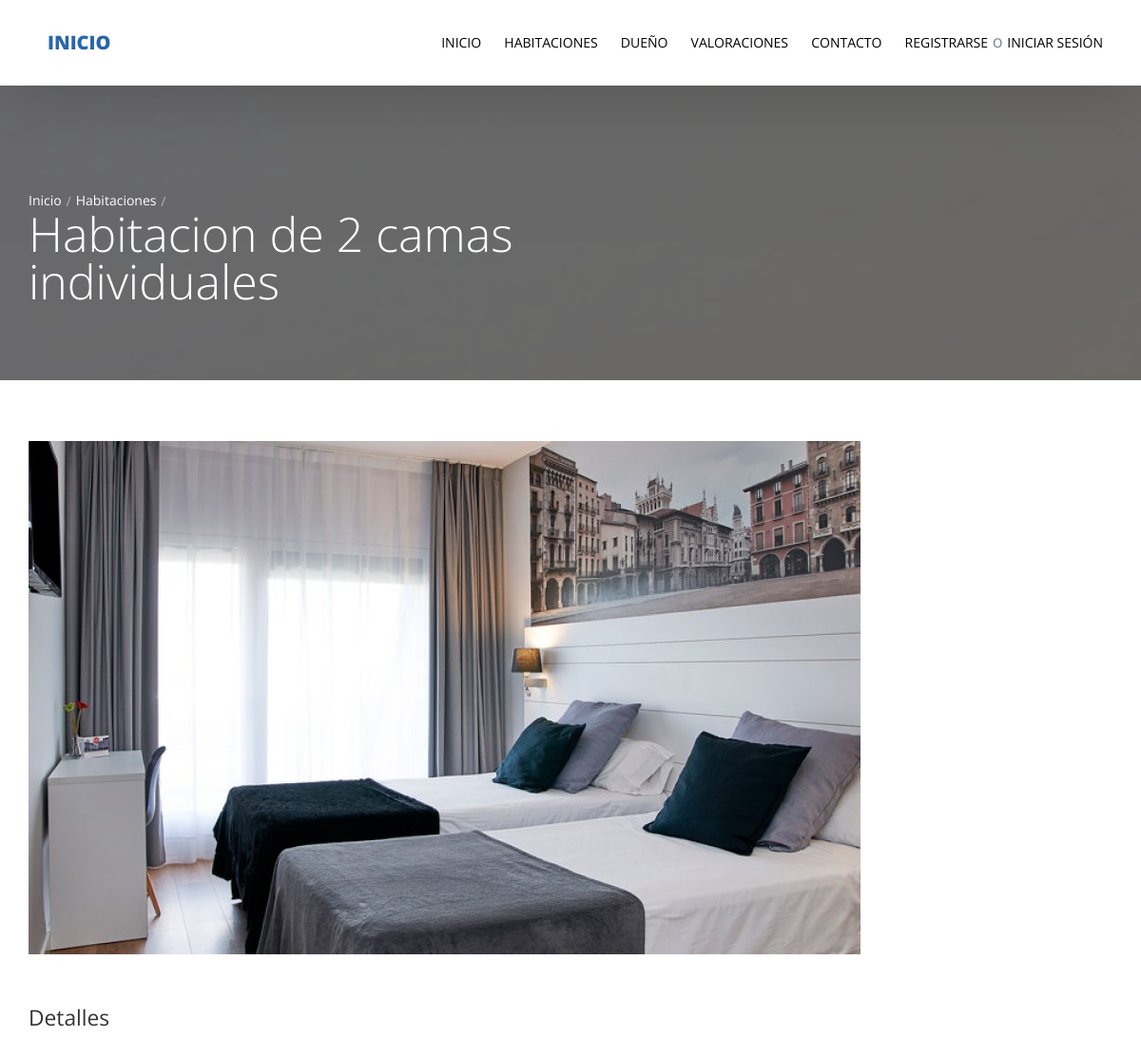
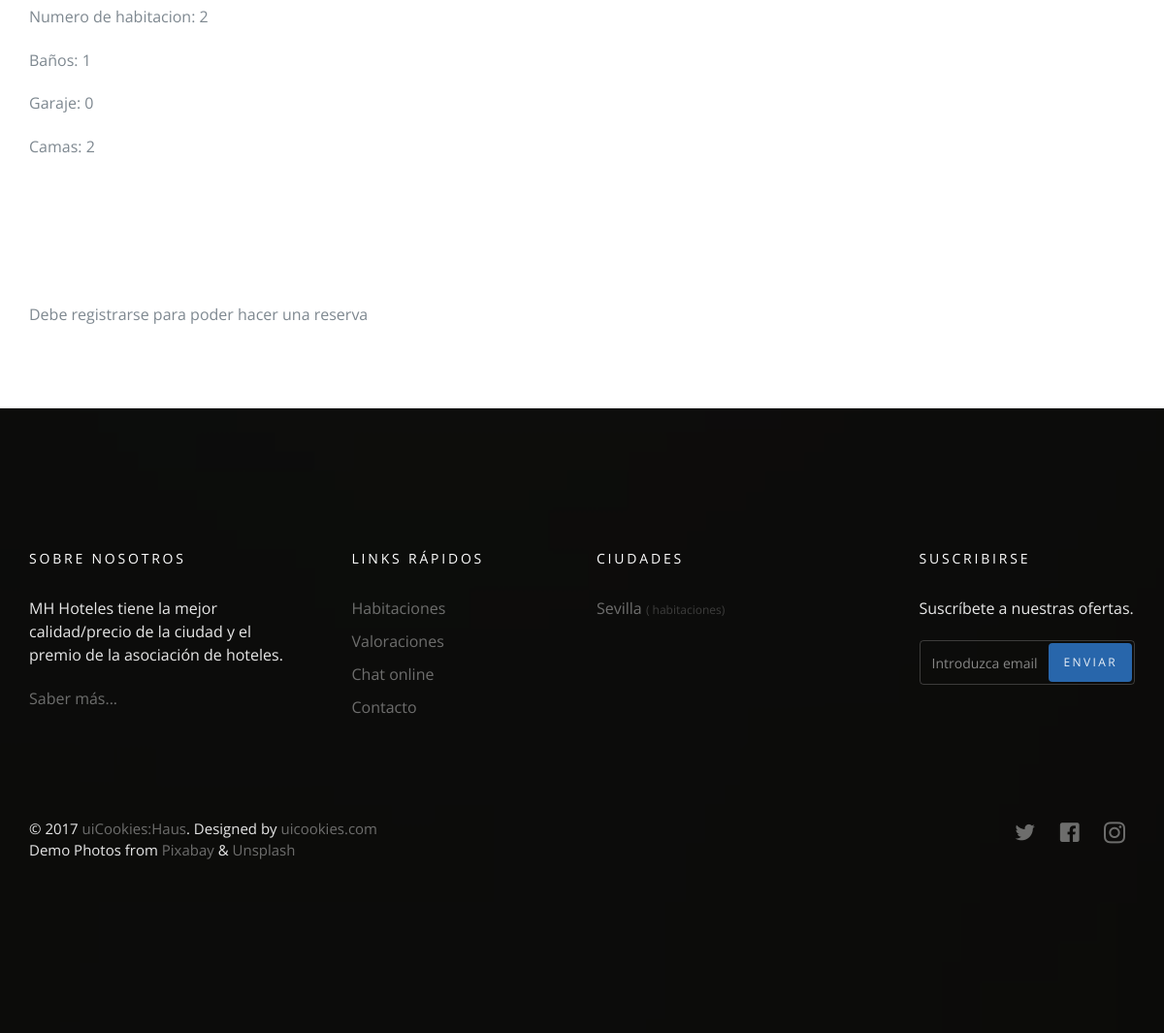
The page /habitaciones/2 on the database its author committed (2 pictures, top to bottom).
### hotel/models.py (models this page shows)
class Habitaciones(models.Model):
	descripcion = models.CharField(max_length=150)
	image = models.ImageField(upload_to='habitaciones/')
	num_habitacion = models.IntegerField(default=0)
	baños = models.IntegerField(default=0)
	garaje = models.IntegerField(default=0)
	camas = models.IntegerField(default=0)
	habitacion_hotel = models.ForeignKey('Hotel', on_delete=models.CASCADE)
	def __str__(self):
		return self.descripcion
	class Meta:
		verbose_name = 'Habitacion'
		verbose_name_plural = 'Habitaciones'

### hotel/views.py (the view)
# urls.py: path('<int:id>', views.habitacion_detail, name='habitacion_detail'),
def habitacion_detail(request, id):
	habitacion_detail = Habitaciones.objects.get(num_habitacion=id)
	reserva = Reserva.objects.all()
	reservas_habitacion = Reservas_habitacion.objects.all()
	template = 'hotel/detail.html'
	for reserva in reservas_habitacion:
		if habitacion_detail == reserva.reserva_habitacion:
			template = 'hotel/detail2.html'
	if request.method == 'POST':
		precio = 0
		fecha_entrada = request.POST['fecha_entrada']
		fecha_entrada = datetime.datetime.strptime(fecha_entrada, '%Y-%m-%d')
		fecha_entrada = fecha_entrada.date()
		fecha_salida = request.POST['fecha_salida']
		fecha_salida = datetime.datetime.strptime(fecha_salida, '%Y-%m-%d')
		fecha_salida = fecha_salida.date()
		ocupantes = request.POST['ocupantes']
		habitacion = habitacion_detail
		reserva = datetime.date.today()
		tipo_pension = request.POST['pension']
		precio_pension = 0
		if tipo_pension == 'completa':
			precio_pension = 150.00
		elif tipo_pension == 'media':
			precio_pension = 100.00
		elif tipo_pension == 'desayuno':
			precio_pension = 60.00
		elif tipo_pension == 'nada':
			precio_pension = 0.00
		tipo_alojamiento = Tipo_alojamiento.objects.get(habitacion_tipo_alojamiento=habitacion_detail)
		if tipo_alojamiento.descripcion == 'doble':
			precio = precio_pension + 200
		elif tipo_alojamiento.descripcion == 'individual':
			precio = precio_pension + 100
		import pdb; pdb.set_trace()
		precio = precio * float(request.POST['mayor'])
		print(precio_pension)
		print(tipo_alojamiento)
		print(precio)
		user = request.user
		if fecha_entrada > fecha_salida:
			context = {
				'habitacion_detail': habitacion_detail,
				'reservas_habitacion': reservas_habitacion,
				'reserva': reserva,
			}
		else:
			context = {
				'habitacion_detail': habitacion_detail,
				'reservas_habitacion': reservas_habitacion,
			}
			reserva_reserva = Reserva(reserva=user, fecha_reserva=reserva)
			reserva_reserva.save()
			reserva_reserva = Reserva.objects.latest('fecha_reserva')
			reserva_habitacion = Reservas_habitacion(
				fecha_entrada=fecha_entrada,
				fecha_salida=fecha_salida,
				ocupantes=ocupantes,
				reserva_habitacion=habitacion,
				reserva_reserva=reserva_reserva)
			smtp_server = 'smtp.gmail.com'
			port = 465
			sender = 'gestion.mhhoteles@gmail.com'
			password = 'Mhhoteles.1'
			reciever = user.email
			message = """\
				Enhorabuena """ + user.username + """ por su reserva.

				""" + """
				Detalles de la reserva:
				Fecha de entrada: """ + str(fecha_entrada) + """
				Fecha de salida: """ + str(fecha_salida) + """
				Ocupantes: """ + str(ocupantes) + """
				Descripcion de la habitacion: """ + str(habitacion) + """
				Fecha de la reserva: """ + str(reserva_reserva) + """
				Precio: """ + str(precio) + """

				Encantados de poder contar contigo.
				"""
			context = ssl.create_default_context()
			with smtplib.SMTP_SSL(smtp_server, port, context = context) as server:
				server.login(sender, password)
				server.sendmail(sender, reciever, message)
			reserva_habitacion.save()
			return redirect('/')
	else:
		context = {
			'habitacion_detail': habitacion_detail,
			'reservas_habitacion': reservas_habitacion,
		}
	return render(request, template, context)

### hotel/templates/hotel/detail.html (shortened to what this page needs)
{% extends 'base.html' %}
{% load static %}
{% load bootstrap4 %}
{% block body %}
  <section class="probootstrap-slider flexslider2 page-inner">
    <div class="overlay"></div>
    <div class="probootstrap-wrap-banner">
      <div class="container">
        <div class="row">
          <div class="col-md-8">
            <div class="page-title probootstrap-animate">
              <div class="probootstrap-breadcrumbs">
                <a href="/">Inicio</a><span><a href="{% url 'habitaciones:habitaciones_list' %}">Habitaciones</a></span>
              </div>
              <h1>{{ habitacion_detail }}</h1>
            </div>
          </div>
        </div>
      </div>
    </div>
    <ul class="slides">
      <li style="background-image: url({% static 'img/hotel-soelden-hallenbad-slider.jpg' %});" class="overlay"></li>
    </ul>
  </section>
  <section class="probootstrap-section">
    <div class="container">
      <div class="row">
        <div class="col-md-12">
          <p><img src="{{ habitacion_detail.image.url }}" class="img-responsive" alt="Free Bootstrap Template by uicookies.com"></p>
        </div>
      </div>
      <div class="row">
        <div class="col-md-12">
          <h2>Detalles</h2>
          <p>Numero de habitacion: {{ habitacion_detail.num_habitacion }}</p>
          <p>Baños: {{ habitacion_detail.baños }}</p>
          <p>Garaje: {{ habitacion_detail.garaje }}</p>
          <p>Camas: {{ habitacion_detail.camas }}</p>
        </div>
      </div>
    </div>
  </section>
  {% if request.user.is_authenticated %}
    {% if reserva %}
      <section class="probootstrap-section">
        <div class="container">
          <div class="row">
            <div class="col-md-12">
              <h2>Reserve esta habitación</h2>
                <form action ="" method="POST">
                  {% csrf_token %}
                  <p style="color: red">Debe introducir una fecha de entrada menor a la de salida</p>
                  <div class="row">
                    <div class="col-md-3">
                    Fecha entrada</br>
                    <input type="date" name="fecha_entrada" value=""></br>
                    </div>
                    <div class="col-md-3">
                    Fecha salida</br>
                    <input type="date" name="fecha_salida" value=""></br>
                    </div>
                  </div>
                  <div class="row">
                    <div class="col-md-3">
                    Ocupantes</br>
                    <input type="number" name="ocupantes" value=""></br>
                    </div>
                    <div class="col-md-3">
                    Niños menores de 3 años</br>
                    <input type="number" name="menor3" value=""></br>
                    </div>
                    <div class="col-md-3">
                    Niños menores entre 3 y 12 años</br>
                    <input type="number" name="menor12" value=""></br>
                    </div>
                    <div class="col-md-3">
                    Mayores de 12 años</br>
                    <input type="number" name="mayor" value=""></br>
                    </div>
                  </div>
                  <div class="row">
                    <div class="col-md-6">
                      Tipo de pension</br>
                      <input type="text" name="pension" value="" placeholder="escriba completa, media, desayuno o nada" size="150"></br>
                    </div>
                  </div>
                  {% buttons %}
                    </br><button type="submit" class="btn btn-primary">Reserva</button>
                  {% endbuttons %}
                </form>
            </div>
          </div>
        </div>
      </section>
    {% else %}
      <section class="probootstrap-section">
        <div class="container">
          <div class="row">
            <div class="col-md-12">
              <h2>Reserve esta habitación</h2>
                <form action ="" method="POST">
                  {% csrf_token %}
                  <div class="row">
                    <div class="col-md-3">
                    Fecha entrada</br>
                    <input type="date" name="fecha_entrada" value=""></br>
                    </div>
                    <div class="col-md-3">
                    Fecha salida</br>
                    <input type="date" name="fecha_salida" value=""></br>
                    </div>
                  </div>
                  <div class="row">
                    <div class="col-md-3">
                    Ocupantes</br>
                    <input type="number" name="ocupantes" value=""></br>
                    </div>
                    <div class="col-md-3">
                    Niños menores de 3 años</br>
                    <input type="number" name="menor3" value=""></br>
                    </div>
                    <div class="col-md-3">
                    Niños menores entre 3 y 12 años</br>
                    <input type="number" name="menor12" value=""></br>
                    </div>
                    <div class="col-md-3">
                    Mayores de 12 años</br>
                    <input type="number" name="mayor" value=""></br>
                    </div>
                  </div>
                  <div class="row">
                    <div class="col-md-6">
                      Tipo de pension</br>
                      <input type="text" name="pension" value="" placeholder="escriba completa, media, desayuno o nada" size="150"></br>
                    </div>
                  </div>
                  {% buttons %}
                    </br><button type="submit" class="btn btn-primary">Reserva</button>
                  {% endbuttons %}
                </form>
            </div>
          </div>
        </div>
      </section>
    {% endif %}
  {% else %}
    <section class="probootstrap-section">
      <div class="container">
        <div class="row">
          <div class="col-md-12">
            <p>Debe registrarse para poder hacer una reserva</p>
          </div>
        </div>
      </div>
    </section>
  {% endif %}
{% endblock body %}

### rows shown on the page
Habitaciones: descripcion "Habitacion de 2 camas individuales", image (picture), num_habitacion "2", baños "1", garaje "0", camas "2"
